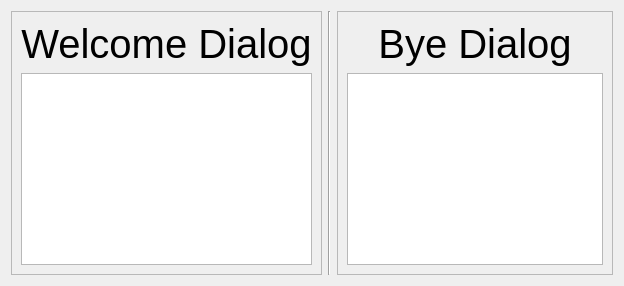
        <widget class="QWidget" name="tab_6">
         <attribute name="title">
          <string>Dialogue Files</string>
         </attribute>
         <layout class="QGridLayout" name="gridLayout_15">
          <item row="0" column="0">
           <widget class="QFrame" name="frame_11">
            <property name="frameShape">
             <enum>QFrame::StyledPanel</enum>
            </property>
            <property name="frameShadow">
             <enum>QFrame::Raised</enum>
            </property>
            <layout class="QGridLayout" name="gridLayout_16">
             <item row="0" column="0">
              <widget class="QLabel" name="label_33">
               <property name="font">
                <font>
                 <family>Ubuntu</family>
                 <pointsize>30</pointsize>
                </font>
               </property>
               <property name="text">
                <string>Welcome Dialog</string>
               </property>
               <property name="alignment">
                <set>Qt::AlignCenter</set>
               </property>
              </widget>
             </item>
             <item row="1" column="0">
              <widget class="QTextEdit" name="textEdit_3"/>
             </item>
            </layout>
           </widget>
          </item>
          <item row="0" column="1">
           <widget class="Line" name="line">
            <property name="orientation">
             <enum>Qt::Vertical</enum>
            </property>
           </widget>
          </item>
          <item row="0" column="2">
           <widget class="QFrame" name="frame_12">
            <property name="frameShape">
             <enum>QFrame::StyledPanel</enum>
            </property>
            <property name="frameShadow">
             <enum>QFrame::Raised</enum>
            </property>
            <layout class="QGridLayout" name="gridLayout_17">
             <item row="0" column="0">
              <widget class="QLabel" name="label_35">
               <property name="font">
                <font>
                 <family>Ubuntu</family>
                 <pointsize>30</pointsize>
                </font>
               </property>
               <property name="text">
                <string>Bye Dialog</string>
               </property>
               <property name="alignment">
                <set>Qt::AlignCenter</set>
               </property>
              </widget>
             </item>
             <item row="1" column="0">
              <widget class="QTextEdit" name="textEdit_5"/>
             </item>
            </layout>
           </widget>
          </item>
         </layout>
        </widget>
